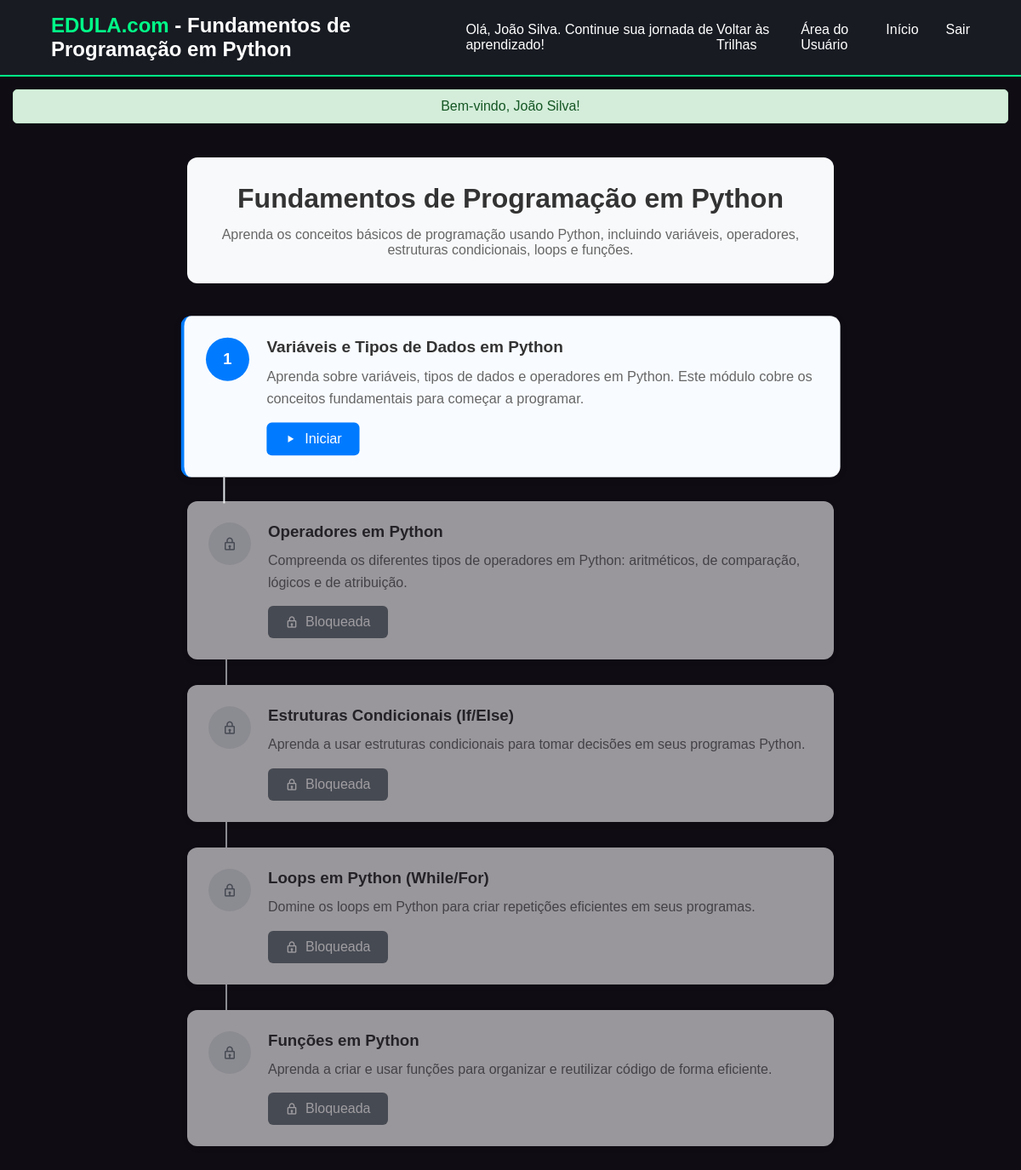
The app's page /track_activities.php?track_id=1 (signed in) with its own data.
### tables this page shows
CREATE TABLE IF NOT EXISTS study_tracks (
    id INT AUTO_INCREMENT PRIMARY KEY,
    name VARCHAR(255) NOT NULL,
    description TEXT,
    created_at TIMESTAMP DEFAULT CURRENT_TIMESTAMP,
    updated_at TIMESTAMP DEFAULT CURRENT_TIMESTAMP ON UPDATE CURRENT_TIMESTAMP
);

CREATE TABLE IF NOT EXISTS user_progress (
    id INT AUTO_INCREMENT PRIMARY KEY,
    user_id INT NOT NULL,
    activity_id INT NOT NULL,
    status ENUM("pendente", "em_progresso", "completed") NOT NULL DEFAULT "pendente",
    started_at TIMESTAMP DEFAULT CURRENT_TIMESTAMP,
    completed_at TIMESTAMP NULL,
    FOREIGN KEY (user_id) REFERENCES users(id) ON DELETE CASCADE,
    FOREIGN KEY (activity_id) REFERENCES track_activities(id) ON DELETE CASCADE,
    UNIQUE KEY unique_user_activity (user_id, activity_id)
);

CREATE TABLE IF NOT EXISTS track_activities (
    id INT AUTO_INCREMENT PRIMARY KEY,
    track_id INT NOT NULL,
    title VARCHAR(255) NOT NULL,
    description TEXT,
    content_url VARCHAR(255),
    activity_type ENUM("leitura", "video", "exercicio", "projeto") NOT NULL,
    order_index INT NOT NULL,
    created_at TIMESTAMP DEFAULT CURRENT_TIMESTAMP,
    updated_at TIMESTAMP DEFAULT CURRENT_TIMESTAMP ON UPDATE CURRENT_TIMESTAMP,
    FOREIGN KEY (track_id) REFERENCES study_tracks(id) ON DELETE CASCADE
);

### includes/session.php (called while the page is built, shortened)
<?php
function getFlashMessage() {
    if (isset($_SESSION['flash_message'])) {
        $message = $_SESSION['flash_message'];
        $type = $_SESSION['flash_type'] ?? 'info';
        return ['message' => $message, 'type' => $type];
    }
    return null;
}
?>

### track_activities.php (the view, shortened to what this page needs)
<?php
require_once 'includes/session.php';
$database = new Database();
$pdo = $database->getConnection();
$flash = getFlashMessage();
$nome = $_SESSION['nome'];
$user_id = $_SESSION['user_id'];
$track_id = (int)$_GET['track_id'];
try {
    $stmt = $pdo->prepare("SELECT id, name, description FROM study_tracks WHERE id = ?");
    $stmt->execute([$track_id]);
    $track = $stmt->fetch(PDO::FETCH_ASSOC);
} catch (Exception $e) {
    setFlashMessage('Erro ao carregar trilha.', 'danger');
    header("Location: study_tracks.php");
    exit();
}
try {
    $stmt = $pdo->prepare("
        SELECT ta.id, ta.title, ta.description, ta.content_url, ta.order_index,
               up.status, up.completed_at
        FROM track_activities ta
        LEFT JOIN user_progress up ON ta.id = up.activity_id AND up.user_id = ?
        WHERE ta.track_id = ?
        ORDER BY ta.order_index ASC
    ");
    $stmt->execute([$user_id, $track_id]);
    $activities = $stmt->fetchAll(PDO::FETCH_ASSOC);
} catch (Exception $e) {
    $activities = [];
    setFlashMessage('Erro ao carregar atividades.', 'danger');
}
$available_activity_index = 0;
foreach ($activities as $index => $activity) {
    if ($activity['status'] !== 'completed') {
        $available_activity_index = $index;
        break;
    }
}
?>
<!DOCTYPE html>
<html lang="pt-br">
<head>
    <link href='https://unpkg.com/boxicons@2.1.4/css/boxicons.min.css' rel='stylesheet'>
    <link rel="stylesheet" href="static/css/cod.aluno.css">
</head>
<body>
    <div class="navbar">
        <h2><span>EDULA.com</span> - <?php echo htmlspecialchars($track['name']); ?></h2>
        <p>Olá, <?php echo htmlspecialchars($nome); ?>. Continue sua jornada de aprendizado!</p>
        <ul>
            <li><a href="study_tracks.php">Voltar às Trilhas</a></li>
            <li><a href="area_user.php">Área do Usuário</a></li>
            <li><a href="INICIO.php">Início</a></li>
            <li><a href="logout.php">Sair</a></li>
        </ul>
    </div>
    <?php if ($flash): ?>
        <div class="flash-message flash-<?php echo $flash['type']; ?>">
            <?php echo htmlspecialchars($flash['message']); ?>
        </div>
    <?php endif; ?>
    <div class="activities-container">
        <div class="track-header">
            <h1><?php echo htmlspecialchars($track['name']); ?></h1>
            <p><?php echo htmlspecialchars($track['description']); ?></p>
        </div>
        <div class="activities-timeline">
            <?php if (empty($activities)): ?>
                <div class="no-activities">
                    <i class='bx bx-list-ul'></i>
                    <p>Ainda não há atividades nesta trilha.</p>
                </div>
            <?php else: ?>
                <?php foreach ($activities as $index => $activity): ?>
                    <?php
                        $is_completed = $activity['status'] === 'completed';
                        $is_available = $index <= $available_activity_index;
                        $is_current = $index === $available_activity_index && !$is_completed;
                    ?>
                    <div class="activity-item <?php echo $is_completed ? 'completed' : ($is_current ? 'current' : ($is_available ? 'available' : 'locked')); ?>">
                        <div class="activity-number">
                            <?php if ($is_completed): ?>
                                <i class='bx bx-check'></i>
                            <?php elseif ($is_available): ?>
                                <?php echo $index + 1; ?>
                            <?php else: ?>
                                <i class='bx bx-lock'></i>
                            <?php endif; ?>
                        </div>
                        <div class="activity-content">
                            <h3><?php echo htmlspecialchars($activity['title']); ?></h3>
                            <p><?php echo htmlspecialchars($activity['description']); ?></p>
                            <div class="activity-actions">
                                <?php if ($is_available): ?>
                                    <a href="activity.php?id=<?php echo $activity['id']; ?>" class="btn-activity">
                                        <?php if ($is_completed): ?>
                                            <i class='bx bx-refresh'></i> Revisar
                                        <?php elseif ($is_current): ?>
                                            <i class='bx bx-play'></i> Iniciar
                                        <?php else: ?>
                                            <i class='bx bx-eye'></i> Ver
                                        <?php endif; ?>
                                    </a>
                                <?php else: ?>
                                    <span class="btn-locked">
                                        <i class='bx bx-lock'></i> Bloqueada
                                    </span>
                                <?php endif; ?>
                            </div>
                        </div>
                        <?php if ($index < count($activities) - 1): ?>
                            <div class="activity-connector <?php echo $is_completed ? 'completed' : ''; ?>"></div>
                        <?php endif; ?>
                    </div>
                <?php endforeach; ?>
            <?php endif; ?>
        </div>
    </div>
</body>
</html>

### static/css/cod.aluno.css (style rules this page uses)
* { margin: 0; padding: 0; box-sizing: border-box; font-family: 'Poppins', sans-serif; }
body { background-color: #0f0c14; color: #fff; }
.navbar { display: flex; justify-content: space-between; align-items: center; background: #181b22; padding: 1rem 5%; border-bottom: 2px solid #00ff88; position: sticky; top: 0; z-index: 100; }
.navbar h2 span { font-weight: bold; color: #00ff88; }
.navbar ul { list-style: none; display: flex; gap: 2rem; }
.navbar ul li a { text-decoration: none; color: white; font-weight: 500; transition: 0.3s; }

### track_activities.php (style rules this page uses)
.flash-message { margin: 15px; padding: 10px; border-radius: 5px; text-align: center; }
.flash-success { background-color: #d4edda; color: #155724; border: 1px solid #c3e6cb; }
.activities-container { max-width: 800px; margin: 20px auto; padding: 20px; }
.track-header { text-align: center; margin-bottom: 40px; background: #f8f9fa; padding: 30px; border-radius: 12px; }
.track-header h1 { color: #333; margin-bottom: 15px; }
.track-header p { color: #666; font-size: 16px; }
.activities-timeline { position: relative; }
.activity-item { position: relative; display: flex; align-items: flex-start; margin-bottom: 30px; padding: 25px; background: white; border-radius: 12px; box-shadow: 0 2px 8px rgba(0, 0, 0, 0.1); transition: all 0.3s ease; }
.activity-item.current { border-left: 4px solid #007bff; background: #f8fbff; transform: scale(1.02); }
.activity-item.locked { opacity: 0.6; background: #f5f5f5; }
.activity-number { flex-shrink: 0; width: 50px; height: 50px; border-radius: 50%; display: flex; align-items: center; justify-content: center; font-weight: bold; font-size: 18px; margin-right: 20px; }
.activity-item.current .activity-number { background: #007bff; color: white; }
.activity-item.locked .activity-number { background: #dee2e6; color: #6c757d; }
.activity-content { flex: 1; }
.activity-content h3 { color: #333; margin-bottom: 10px; }
.activity-content p { color: #666; line-height: 1.6; margin-bottom: 15px; }
.activity-actions { margin-top: 15px; }
.btn-activity { display: inline-flex; align-items: center; gap: 8px; background: #007bff; color: white; padding: 10px 20px; border-radius: 6px; text-decoration: none; font-weight: 500; transition: background 0.2s; }
.btn-locked { display: inline-flex; align-items: center; gap: 8px; background: #6c757d; color: white; padding: 10px 20px; border-radius: 6px; font-weight: 500; }
.activity-connector { position: absolute; left: 45px; top: 100%; width: 2px; height: 30px; background: #dee2e6; }

### records on screen
study_tracks: name "Fundamentos de Programação em Python", description "Aprenda os conceitos básicos de programação usando Python, incluindo variáveis, operadores, estruturas condicionais, loops e funções."
user_progress: activity.title "Variáveis e Tipos de Dados em Python", activity.description "Aprenda sobre variáveis, tipos de dados e operadores em Python. Este módulo cobre os conceitos fundamentais para começar a programar.", status "Iniciar"
user_progress: activity.title "Operadores em Python", activity.description "Compreenda os diferentes tipos de operadores em Python: aritméticos, de comparação, lógicos e de atribuição.", shows "Bloqueada"
user_progress: activity.title "Estruturas Condicionais (If/Else)", activity.description "Aprenda a usar estruturas condicionais para tomar decisões em seus programas Python.", shows "Bloqueada"
user_progress: activity.title "Loops em Python (While/For)", activity.description "Domine os loops em Python para criar repetições eficientes em seus programas.", shows "Bloqueada"
user_progress: activity.title "Funções em Python", activity.description "Aprenda a criar e usar funções para organizar e reutilizar código de forma eficiente.", shows "Bloqueada"

### other values on screen
$nome "João Silva"
$flash['message'] "Bem-vindo, João Silva!"
